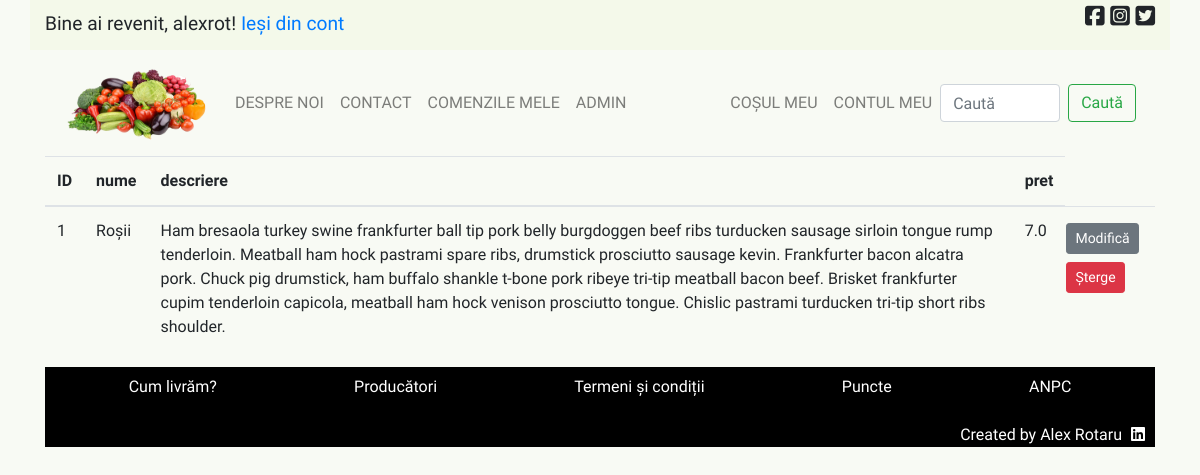
Page /admin/produse (signed in) on the committed database.
### licenta/models.py (models this page shows, shortened)
class User(database.Model, UserMixin):
    __tablename__ = 'user'
    id = database.Column(database.Integer, primary_key=True)
    user_name = database.Column(
        database.String(20), unique=True, nullable=False)
    nume = database.Column(database.String(100), nullable=False)
    email = database.Column(database.String(120), unique=True, nullable=False)
    parola = database.Column(database.String(60), nullable=False)
    adresa = database.Column(database.String(200), nullable=False)
    telefon = database.Column(database.String(11), nullable=False)
    comenzi = database.relationship('Comenzi', backref='utilizator', lazy=True)
    is_admin = database.Column(
        database.Boolean(), nullable=False, default=False)

class Produs(database.Model):
    __tablename__ = 'produs'
    id = database.Column(database.Integer, primary_key=True)
    nume = database.Column(database.String(50), nullable=False, unique=True)
    descriere = database.Column(database.String(200))
    poza = database.Column(database.String(30), nullable=False)
    pret = database.Column(database.Float, nullable=False)
    data_adaugarii = database.Column(
        database.DateTime, nullable=False, default=datetime.utcnow)

### licenta/routes.py (the view)
@app.route('/admin/produse')
def all_produse():
    if current_user.is_admin:
        produse = Produs.query.all()
    else:
        return redirect(url_for('home'))
    return render_template('admin_all_produse.html', title='Toate Produsele - Admin Only', produse=produse)

### licenta/models.py (called while the page is built)
@login_manager.user_loader
def load_user(user_id):
    return User.query.get(int(user_id))

### licenta/templates/admin_all_produse.html (shortened to what this page needs)
{% extends "principal.html" %}
{% block continut_unic %}
    <table class="table">
        <thead>
            <th>ID</th>
            <th>nume</th>
            <th>descriere</th>
            <th>pret</th>
        </thead>
        <tbody>
            {% for produs in produse %}
                <tr>
                    <td>{{ produs.id }}</td>
                    <td>{{ produs.nume }}</td>
                    <td>{{ produs.descriere }}</td>
                    <td>{{ produs.pret }}</td>
                    <td>
                        <div class="row">
                            <a class="btn btn-secondary btn-sm m-1" href="{{ url_for('produs_modif', produs_id=produs.id) }}">Modifică</a>
                            <button type="button" class="btn btn-danger btn-sm m-1" data-toggle="modal" data-target="#stergeModal{{ produs.id }}">Șterge</button>
                        </div>
                    </td>
                </tr>
            {% endfor %}
        </tbody>
    </table>
{% endblock %}

### licenta/templates/principal.html (shortened to what this page needs)
<!DOCTYPE html>
<html>
<head>
    <link rel="stylesheet" href="https://stackpath.bootstrapcdn.com/bootstrap/4.5.0/css/bootstrap.min.css">
    <link rel="stylesheet" type="text/css" href="{{ url_for('static', filename='main.css') }}">
</head>
<body>
    <div class="bara_sus container d-flex justify-content-between">
        <div>
            {% if current_user.is_authenticated %}
                <p id="bine-ai-revenit">Bine ai revenit, {{ current_user.user_name }}!   <a href="{{ url_for('logout') }}">Ieși din cont</a></p>
            {% endif %}
        </div>
        <div>
            <div class="aliniere_dreapta">
                <i class="fab fa-facebook-square"></i>
                <i class="fab fa-instagram-square"></i>
                <i class="fab fa-twitter-square"></i>
            </div>
        </div>
    </div>
    <div class="container">
        <nav class="navbar navbar-expand-lg navbar-light">
            <a class="navbar-brand" href="{{ url_for('home') }}"><img width="150" height="80" src="{{ url_for('static', filename='pictures/logo.png') }}" alt="Acasă"></a>
            <div class="collapse navbar-collapse" id="navbarSupportedContent">
                <ul class="navbar-nav mr-auto">
                    <li class="nav-item">
                        <a class="nav-link" href="{{ url_for('despre_noi') }}">Despre noi</a>
                    </li>
                    <li class="nav-item">
                        <a class="nav-link" href="{{ url_for('contact') }}">Contact</a>
                    </li>
                    {% if current_user.is_authenticated %}
                        <li class="nav-item">
                            <a class="nav-link" href="{{ url_for('user_comenzi_interface', utilizator=current_user.id) }}">Comenzile mele</a>
                        </li>
                    {% endif %}
                    {% if current_user.is_admin %}
                        <li class="nav-item">
                            <a class="nav-link" href="{{ url_for('admin') }}">ADMIN</a>
                        </li>
                    {% endif %}
                </ul>
                <ul class="navbar-nav">
                    <li class="nav-item">
                        <a class="nav-link" href="{{ url_for('cosul_meu') }}">Coșul meu</a>
                    </li>
                    <li class="nav-item">
                        {% if current_user.is_authenticated %}
                            <a class="nav-link" href="{{ url_for('contul_meu') }}">Contul meu</a>
                        {% else %}
                            <a class="nav-link" href="{{ url_for('login') }}">Contul meu</a>
                        {% endif %}
                    </li>
                </ul>
                <form class="form-inline my-2 my-lg-0">
                    <input class="form-control mr-sm-2" type="search" placeholder="Caută" aria-label="Search" id="cauta-camp">
                    <button class="btn btn-outline-success my-2 my-sm-0" type="submit">Caută</button>
                </form>
            </div>
        </nav>
        {% block continut_unic %}{% endblock %}
        <footer id="footer">
            <div id="footer-content">
                <div class="container">
                    <ul class="list-unstyled d-flex bd-highlight">
                        <li class="d-inline p-2 flex-fill bd-highlight"><a href="{{ url_for('livrare') }}" class="extern">Cum livrăm?</a></li>
                        <li class="d-inline p-2 flex-fill bd-highlight"><a href="{{ url_for('producatori') }}" class="extern">Producători</a></li>
                        <li class="d-inline p-2 flex-fill bd-highlight"><a href="#" class="extern">Termeni și condiții</a></li>
                        <li class="d-inline p-2 flex-fill bd-highlight"><a href="#" class="extern">Puncte</a></li>
                        <li class="d-inline p-2 flex-fill bd-highlight"><a href="https://anpc.ro/" target="_blank" class="extern">ANPC</a></li>
                    </ul>
                </div>
            </div>
            <div id="creator">
                Created by Alex Rotaru    <a href="https://www.linkedin.com/in/ionut-alexandru-rotaru-838410152/" class="extern" target="_blank"><i class="fab fa-linkedin"></i></a>
            </div>
        </footer>
    </div>
</body>
</html>

### licenta/static/main.css (style rules this page uses)
body { background-color: #F8FAF4; font-family: 'Source Sans Pro', sans-serif; font-weight: 400; }
a.extern { color: white; }
.bara_sus { background: #F4F9EA; width: 100%; height: 50px; font-size: 1.4rem; }
.aliniere_dreapta { margin: auto 0; display: inline-block; }
.navbar { text-transform: uppercase; margin-right: 3px; }
.d-inline { text-align: center; }
.fa-linkedin { margin-left: 5px; }
#bine-ai-revenit { font-size: 1.2rem; margin-top: 10px; margin-right: 5px; }
#footer { background-color: black; color: white; text-align: right; }
#creator { margin-right: 10px; }
#cauta-camp { width: 120px; }

### rows in the picture
User: user_name "alexrot"
Produs: id "1", nume "Roșii", descriere "Ham bresaola turkey swine frankfurter ball tip pork belly burgdoggen beef ribs turducken sausage sirloin tongue rump tenderloin. Meatball ham hock pastrami spare ribs, drumstick prosciutto sausage kevin. Frankfurter bacon alcatra pork. Chuck pig drumstick, ham buffalo shankle t-bone pork ribeye tri-tip meatball bacon beef. Brisket frankfurter cupim tenderloin capicola, meatball ham hock venison prosciutto tongue. Chislic pastrami turducken tri-tip short ribs shoulder.", pret "7.0"
